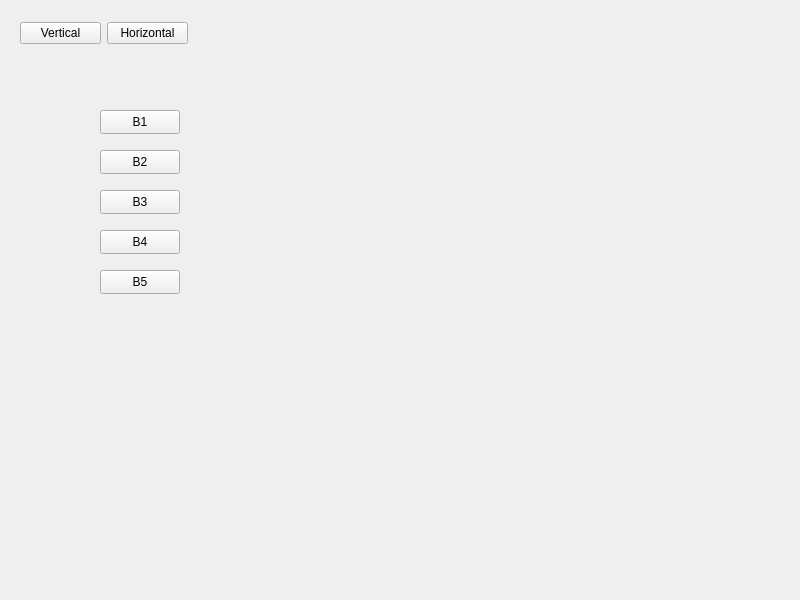
<?xml version="1.0" encoding="UTF-8"?>
<ui version="4.0">
 <class>Widget</class>
 <widget class="QWidget" name="Widget">
  <property name="geometry">
   <rect>
    <x>0</x>
    <y>0</y>
    <width>800</width>
    <height>600</height>
   </rect>
  </property>
  <property name="windowTitle">
   <string>Widget</string>
  </property>
  <widget class="QPushButton" name="button1">
   <property name="geometry">
    <rect>
     <x>100</x>
     <y>110</y>
     <width>80</width>
     <height>24</height>
    </rect>
   </property>
   <property name="text">
    <string>B1</string>
   </property>
  </widget>
  <widget class="QPushButton" name="button2">
   <property name="geometry">
    <rect>
     <x>100</x>
     <y>150</y>
     <width>80</width>
     <height>24</height>
    </rect>
   </property>
   <property name="text">
    <string>B2</string>
   </property>
  </widget>
  <widget class="QPushButton" name="button3">
   <property name="geometry">
    <rect>
     <x>100</x>
     <y>190</y>
     <width>80</width>
     <height>24</height>
    </rect>
   </property>
   <property name="text">
    <string>B3</string>
   </property>
  </widget>
  <widget class="QPushButton" name="button4">
   <property name="geometry">
    <rect>
     <x>100</x>
     <y>230</y>
     <width>80</width>
     <height>24</height>
    </rect>
   </property>
   <property name="text">
    <string>B4</string>
   </property>
  </widget>
  <widget class="QPushButton" name="button5">
   <property name="geometry">
    <rect>
     <x>100</x>
     <y>270</y>
     <width>80</width>
     <height>24</height>
    </rect>
   </property>
   <property name="text">
    <string>B5</string>
   </property>
  </widget>
  <widget class="QWidget" name="">
   <property name="geometry">
    <rect>
     <x>20</x>
     <y>20</y>
     <width>168</width>
     <height>26</height>
    </rect>
   </property>
   <layout class="QHBoxLayout" name="horizontalLayout">
    <item>
     <widget class="QPushButton" name="verticalButton">
      <property name="text">
       <string>Vertical</string>
      </property>
     </widget>
    </item>
    <item>
     <widget class="QPushButton" name="horizontalButton">
      <property name="text">
       <string>Horizontal</string>
      </property>
     </widget>
    </item>
   </layout>
  </widget>
 </widget>
 <resources/>
 <connections/>
</ui>
